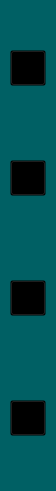
       <widget class="QGroupBox" name="groupBox_28">
        <property name="geometry">
         <rect>
          <x>10</x>
          <y>10</y>
          <width>56</width>
          <height>491</height>
         </rect>
        </property>
        <property name="styleSheet">
         <string notr="true">QGroupBox{
background-color: #006064;
border: none;
}
QPushButton{
	background:transparent;
}</string>
        </property>
        <property name="title">
         <string/>
        </property>
        <widget class="QPushButton" name="home_14">
         <property name="geometry">
          <rect>
           <x>10</x>
           <y>50</y>
           <width>36</width>
           <height>36</height>
          </rect>
         </property>
         <property name="styleSheet">
          <string notr="true">QPushButton{
  border-image: url(C:/Users/ailes/OneDrive/Escritorio/HRS/Recursos/house2.png);
    background-repeat: no-repeat;
    width: 36px;
    height: 36px;
}
QPushButton:hover {
  
    background-repeat: no-repeat;
  border-image: url(C:/Users/ailes/OneDrive/Escritorio/HRS/Recursos/house.png);
}</string>
         </property>
         <property name="text">
          <string/>
         </property>
        </widget>
        <widget class="QPushButton" name="salir_14">
         <property name="geometry">
          <rect>
           <x>10</x>
           <y>400</y>
           <width>36</width>
           <height>36</height>
          </rect>
         </property>
         <property name="styleSheet">
          <string notr="true">QPushButton{
  border-image: url(C:/Users/ailes/OneDrive/Escritorio/HRS/Recursos/outSesion2.png);
    background-repeat: no-repeat;
    width: 36px;
    height: 36px;
}
QPushButton:hover {
    border-image: url(C:/Users/ailes/OneDrive/Escritorio/HRS/Recursos/outSesion.png);
    background-repeat: no-repeat;
}</string>
         </property>
         <property name="text">
          <string/>
         </property>
        </widget>
        <widget class="QPushButton" name="reservaciones_14">
         <property name="geometry">
          <rect>
           <x>10</x>
           <y>280</y>
           <width>36</width>
           <height>36</height>
          </rect>
         </property>
         <property name="styleSheet">
          <string notr="true">QPushButton{
border-image: url(C:/Users/ailes/OneDrive/Escritorio/HRS/Recursos/reservation.png);
    background-repeat: no-repeat;
    width: 36px;
    height: 36px;
}
QPushButton:hover {
  border-image: url(C:/Users/ailes/OneDrive/Escritorio/HRS/Recursos/reservation2.png);
    background-repeat: no-repeat;
}</string>
         </property>
         <property name="text">
          <string/>
         </property>
        </widget>
        <widget class="QPushButton" name="perfil_14">
         <property name="geometry">
          <rect>
           <x>10</x>
           <y>160</y>
           <width>36</width>
           <height>36</height>
          </rect>
         </property>
         <property name="styleSheet">
          <string notr="true">QPushButton{
 border-image: url(C:/Users/ailes/OneDrive/Escritorio/HRS/Recursos/user.png);
    background-repeat: no-repeat;
    width: 36px;
    height: 36px;
}
QPushButton:hover {
 border-image: url(C:/Users/ailes/OneDrive/Escritorio/HRS/Recursos/user3.png);
    background-repeat: no-repeat;
}</string>
         </property>
         <property name="text">
          <string/>
         </property>
        </widget>
       </widget>
